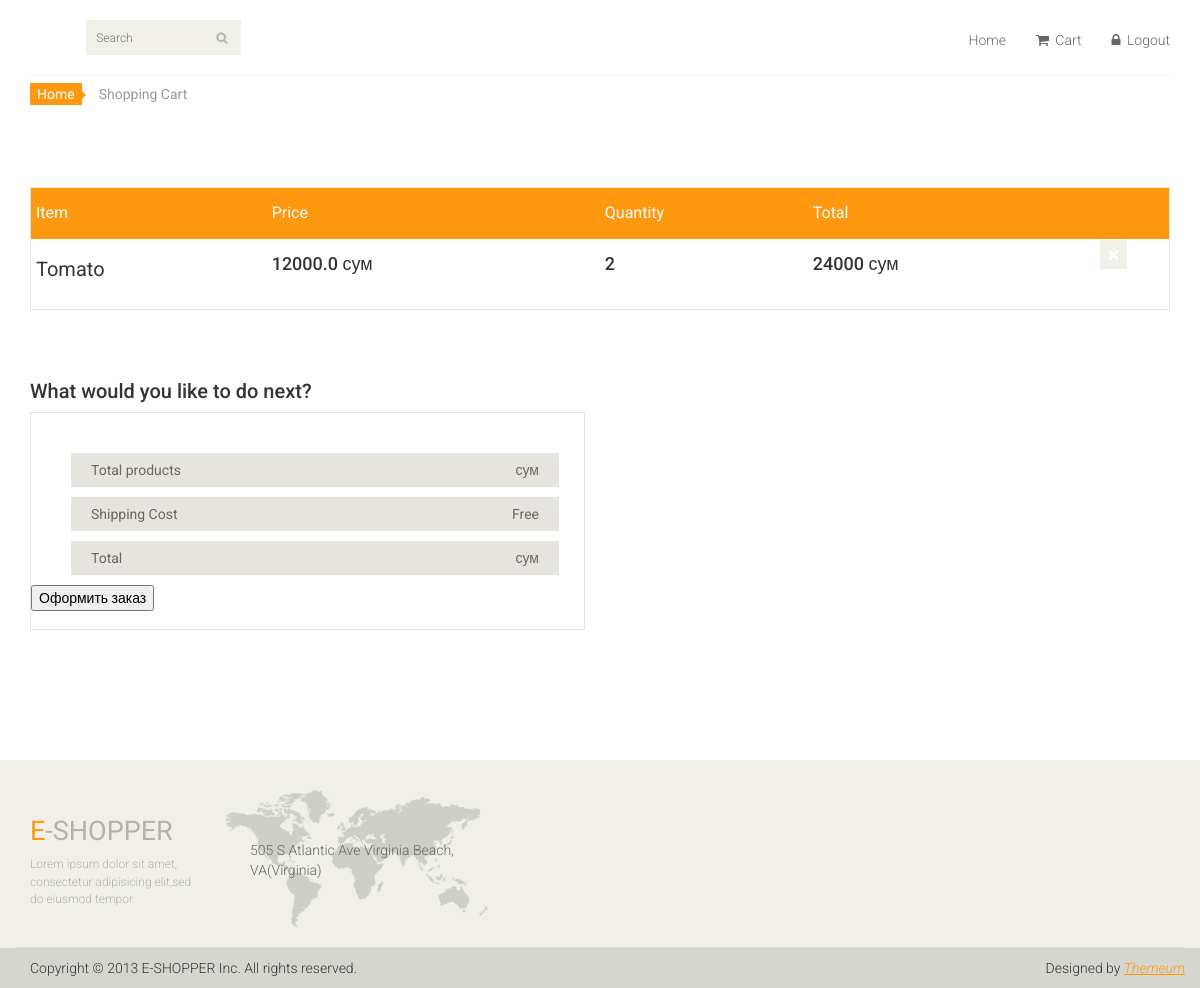
The app's page /cart (signed in) with its own data.
### index/models.py (models this page shows, shortened)
class Cart(models.Model):
    user_id = models.IntegerField()
    user_product = models.ForeignKey(Product, on_delete=models.CASCADE)
    user_product_quantity = models.IntegerField()

class Product(models.Model):
    product_name = models.CharField(max_length=880)
    product_description = models.TextField()
    product_price = models.FloatField()
    product_photo = models.ImageField()
    product_quantity = models.IntegerField(blank=True, null=True)
    product_date = models.DateTimeField(auto_now_add=True)
    product_category = models.ForeignKey(Category, on_delete=models.CASCADE, null=True, blank=True)
    def __str__(self):
        return self.product_name

### index/views.py (the view, shortened to what this page needs)
# urls.py: path('cart', views.get_user_cart),
def get_user_cart(request):
    user_cart = Cart.objects.filter(user_id=request.user.id)
    return render(request, 'user_cart.html', {'cart': user_cart})

### index/templates/user_cart.html (shortened to what this page needs)
{% extends 'index.html' %}
{% block content %}
	<section id="cart_items">
		<div class="container">
			<div class="breadcrumbs">
				<ol class="breadcrumb">
				  <li><a href="/">Home</a></li>
				  <li class="active">Shopping Cart</li>
				</ol>
			</div>
			<div class="table-responsive cart_info">
				<table class="table table-condensed">
					<thead>
						<tr class="cart_menu">
							<td class="description">Item</td>
							<td class="price">Price</td>
							<td class="quantity">Quantity</td>
							<td class="total">Total</td>
							<td></td>
						</tr>
					</thead>
					<tbody>
					{% for i in cart %}
						<tr>
							<td class="cart_description">
								<h4><a href="/{{ i.user_product.id }}">{{ i.user_product }}</a></h4>
							</td>
							<td class="cart_price">
								<h4>{{ i.user_product.product_price }} сум</h4>
							</td>
							<td class="cart_quantity">
								<h4>{{ i.user_product_quantity }}</h4>
							</td>
							<td class="cart_total">
								<h4>{% widthratio i.user_product.product_price 1 i.user_product_quantity %} сум</h4>
							</td>
							<td class="cart_delete">
								<a class="cart_quantity_delete" href="/del_item/{{ i.user_product.id }}"><i class="fa fa-times"></i></a>
							</td>
						</tr>
					{% endfor %}
					</tbody>
				</table>
			</div>
		</div>
	</section>
	<section id="do_action">
		<div class="container">
			<div class="heading">
				<h3>What would you like to do next?</h3>
			</div>
			<div class="row">
				<div class="col-sm-6">
					<div class="total_area">
						<ul>
							<li>Total products <span>{{ user_total }} сум</span></li>
							<li>Shipping Cost <span>Free</span></li>
							<li>Total <span>{{ user_total }} сум</span></li>
						</ul>
							<form method="POST">
								<button>Оформить заказ</button>
							</form>
					</div>
				</div>
			</div>
		</div>
	</section>
{% endblock content %}

### index/static/css/main.css (style rules this page uses)
body { font-family: 'Roboto', sans-serif; background:; position: relative; font-weight:400px; }
ul li { list-style: none; }
a { -webkit-transition: 300ms; -moz-transition: 300ms; -o-transition: 300ms; transition: 300ms; }
h1, h2, h3, h4, h5, h6 { font-family: 'Roboto', sans-serif; }
#do_action { margin-bottom: 50px; }
.breadcrumbs { position: relative; }
.breadcrumbs .breadcrumb { background:transparent; margin-bottom: 75px; padding-left: 0; }
.breadcrumbs .breadcrumb li a { background:#FE980F; color: #FFFFFF; padding: 3px 7px; }
.breadcrumbs .breadcrumb li a:after { content:""; height:auto; width: auto; border-width: 8px; border-style: solid; border-color:transparent transparent transparent #FE980F; position: absolute; top: 11px; left:48px; }
.breadcrumbs .breadcrumb > li + li:before { content: " "; }
#cart_items .cart_info { border: 1px solid #E6E4DF; margin-bottom: 50px }
#cart_items .cart_info .cart_menu { background: #FE980F; color: #fff; font-size: 16px; font-family: 'Roboto', sans-serif; font-weight: normal; }
#cart_items .cart_info .table.table-condensed thead tr { height: 51px; }
#cart_items .cart_info .table.table-condensed tr { border-bottom: 1px solid#F7F7F0 }
#cart_items .cart_info .table.table-condensed tr:last-child { border-bottom: 0 }
.cart_info table tr td { border-top: 0 none; vertical-align: inherit; }
#cart_items .cart_info .cart_description h4 { margin-bottom: 0 }
#cart_items .cart_info .cart_description h4 a { color: #363432; font-family: 'Roboto',sans-serif; font-size: 20px; font-weight: normal; }
.cart_delete { display: block; margin-right: -12px; overflow: hidden; }
.cart_delete a { background:#F0F0E9; color: #FFFFFF; padding: 5px 7px; font-size: 16px }
.heading h3 { color: #363432; font-size: 20px; font-family: 'Roboto', sans-serif; }
#do_action .total_area { padding-bottom: 18px !important; }
#do_action .total_area, #do_action .chose_area { border: 1px solid #E6E4DF; color: #696763; padding: 30px 25px 30px 0; margin-bottom: 80px; }
.total_area span { float: right; }
.total_area ul li { background:#E6E4DF; color: #696763; margin-top: 10px; padding: 7px 20px; }

### records on screen
Cart: user_product "Tomato", user_product.product_price "12000.0", user_product_quantity "2", user_product+user_product_quantity "24000"
